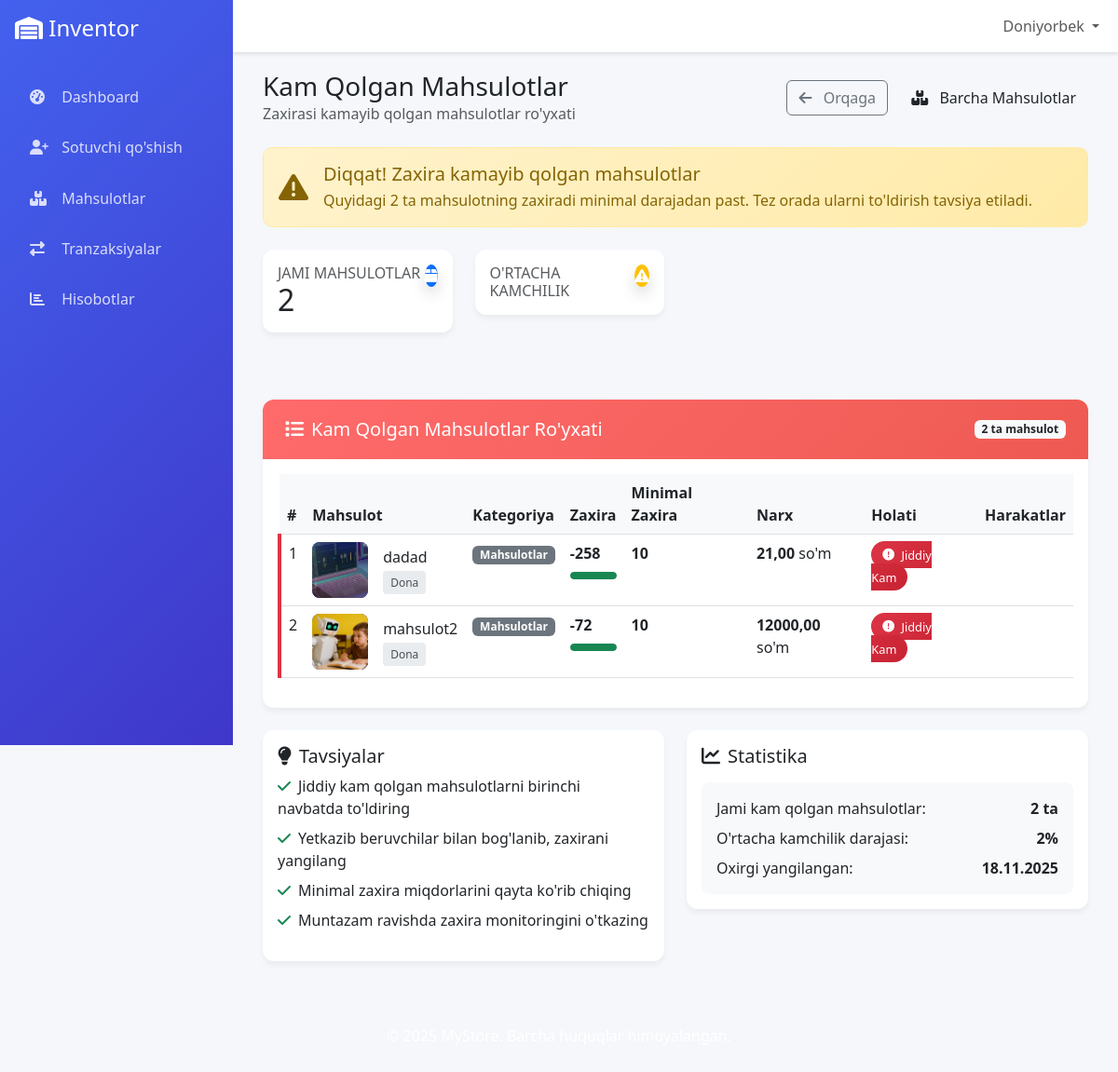
The page /products/statistics/low-stock/ (signed in) on the database its author committed.
### products/models.py (models this page shows, shortened)
class Product(models.Model):
    UNIT_CHOICES = (
        ('kg', 'kg'),
        ('box', 'Karopka'),
        ('l', 'Litr'),
        ('m', 'Metr'),
        ('ton', 'Tonna'),
        ('piece', 'Dona'),
        ('pack', 'Pochka'),
    )
    name = models.CharField(max_length=100)
    category = models.ForeignKey(Category, on_delete=models.CASCADE, related_name="products")
    description = models.TextField(blank=True)
    price = models.DecimalField(max_digits=10, decimal_places=2)
    image = models.ImageField(upload_to='products/', null=True, blank=True)
    min_stock = models.IntegerField(default=0)
    stock_quantity = models.IntegerField(default=0)
    unit = models.CharField(max_length=10, choices=UNIT_CHOICES, default='piece')
    created_at = models.DateTimeField(auto_now_add=True)
    updated_at = models.DateTimeField(auto_now=True)
    supplier = models.ForeignKey('inventor.Supplier', on_delete=models.SET_NULL, null=True, blank=True)
    warehouse = models.ForeignKey('inventor.Warehouse', on_delete=models.CASCADE, null=True, blank=True)
    class Meta:
        ordering = ['name']

class Category(models.Model):
    name = models.CharField(max_length=100, unique=True)
    description = models.TextField(blank=True)

### products/views.py (the view)
# urls.py: path('statistics/low-stock/', views.low_stock_products, name='low_stock_products'),
@login_required
def low_stock_products(request):
    products = Product.objects.all()
    try:
        role = request.user.userrole.role
        warehouse = request.user.userrole.warehouse
        if role == 'WAREHOUSE_MANAGER':
            products = products.filter(warehouse=warehouse, stock_quantity__lte=F('min_stock'))
        elif role == 'SELLER':
            products = products.filter(warehouse=warehouse, stock_quantity__gt=0)
    except:
        pass
    return render(request, 'products/low_stock.html', {'products': products})

### templates/products/low_stock.html (shortened to what this page needs)
{% extends 'base.html' %}
{% load static %}
{% load math_filters %}
{% block content %}
<div class="container-fluid">
    <div class="d-flex justify-content-between align-items-center mb-4">
        <div>
            <h1 class="h3 mb-0">Kam Qolgan Mahsulotlar</h1>
            <p class="text-muted mb-0">Zaxirasi kamayib qolgan mahsulotlar ro'yxati</p>
        </div>
        <div>
            <a href="{% url 'users:warehouse_manager_dashboard' %}" class="btn btn-outline-secondary me-2">
                <i class="fas fa-arrow-left me-2"></i> Orqaga
            </a>
            <a href="{% url 'products:product_list' %}" class="btn btn-primary-custom">
                <i class="fas fa-boxes me-2"></i> Barcha Mahsulotlar
            </a>
        </div>
    </div>
    {% if products %}
    <div class="alert alert-warning-custom d-flex align-items-center mb-4">
        <i class="fas fa-exclamation-triangle fa-2x me-3"></i>
        <div>
            <h5 class="alert-heading mb-1">Diqqat! Zaxira kamayib qolgan mahsulotlar</h5>
            <p class="mb-0">Quyidagi {{ products|length }} ta mahsulotning zaxiradi minimal darajadan past. Tez orada ularni to'ldirish tavsiya etiladi.</p>
        </div>
    </div>
    {% endif %}
    <div class="row mb-4">
        <div class="col-xl-3 col-md-6 mb-4">
            <div class="card card-custom">
                <div class="card-body">
                    <div class="d-flex justify-content-between">
                        <div>
                            <h6 class="card-title text-uppercase text-muted mb-0">Jami Mahsulotlar</h6>
                            <span class="h2 font-weight-bold mb-0">{{ products|length }}</span>
                        </div>
                        <div class="col-auto">
                            <div class="icon-shape bg-primary text-white rounded-circle shadow">
                                <i class="fas fa-box"></i>
                            </div>
                        </div>
                    </div>
                </div>
            </div>
        </div>
        <div class="col-xl-3 col-md-6 mb-4">
            <div class="card card-custom">
                <div class="card-body">
                    <div class="d-flex justify-content-between">
                        <div>
                            <h6 class="card-title text-uppercase text-muted mb-0">O'rtacha Kamchilik</h6>
                        </div>
                        <div class="col-auto">
                            <div class="icon-shape bg-warning text-white rounded-circle shadow">
                                <i class="fas fa-exclamation-triangle"></i>
                            </div>
                        </div>
                    </div>
                </div>
            </div>
        </div>
    </div>
    <div class="card card-custom">
        <div class="card-header card-header-custom d-flex justify-content-between align-items-center">
            <h5 class="mb-0"><i class="fas fa-list me-2"></i>Kam Qolgan Mahsulotlar Ro'yxati</h5>
            <span class="badge bg-light text-dark">{{ products|length }} ta mahsulot</span>
        </div>
        <div class="card-body">
            {% if products %}
            <div class="table-responsive">
                <table class="table table-hover">
                    <thead>
                        <tr>
                            <th>#</th>
                            <th>Mahsulot</th>
                            <th>Kategoriya</th>
                            <th>Zaxira</th>
                            <th>Minimal Zaxira</th>
                            <th>Narx</th>
                            <th>Holati</th>
                            <th>Harakatlar</th>
                        </tr>
                    </thead>
                    <tbody>
                        {% for product in products %}
                        <tr class="{% if product.stock_quantity <= product.min_stock|divisibleby:2 %}critical-row{% else %}warning-row{% endif %}">
                            <td>{{ forloop.counter }}</td>
                            <td>
                                <div class="d-flex align-items-center">
                                    <div class="product-image me-3">
                                        {% if product.image %}
                                            <img src="{{ product.image.url }}" alt="{{ product.name }}">
                                        {% else %}
                                            {{ product.name|slice:":1"|upper }}
                                        {% endif %}
                                    </div>
                                    <div>
                                        <h6 class="mb-0">{{ product.name }}</h6>
                                        <div class="mt-1">
                                            <span class="unit-badge">{{ product.get_unit_display }}</span>
                                        </div>
                                    </div>
                                </div>
                            </td>
                            <td>
                                {% if product.category %}
                                    <span class="badge bg-secondary">{{ product.category.name }}</span>
                                {% else %}
                                    <span class="text-muted">Kategoriya yo'q</span>
                                {% endif %}
                            </td>
                            <td>
                                <strong>{{ product.stock_quantity }}</strong>
                                <div class="stock-progress">
                                    {% with percentage=product.stock_quantity|divisibleby:product.min_stock|default:100 %}
                                    <div class="stock-progress-bar
                                        {% if percentage <= 25 %}bg-danger
                                        {% elif percentage <= 50 %}bg-warning
                                        {% else %}bg-success{% endif %}"
                                        style="width: {% widthratio product.stock_quantity product.min_stock 100 %}%">
                                    </div>
                                    {% endwith %}
                                </div>
                            </td>
                            <td>
                                <strong>{{ product.min_stock }}</strong>
                            </td>
                            <td>
                                <strong>{{ product.price }}</strong> so'm
                            </td>
                            <td>
                                {% if product.stock_quantity == 0 %}
                                    <span class="badge-critical">
                                        <i class="fas fa-times-circle me-1"></i> Tugagan
                                    </span>
                                {% elif product.stock_quantity <= product.min_stock|divisibleby:2 %}
                                    <span class="badge-critical">
                                        <i class="fas fa-exclamation-circle me-1"></i> Jiddiy Kam
                                    </span>
                                {% else %}
                                    <span class="badge-warning">
                                        <i class="fas fa-exclamation-triangle me-1"></i> Kam
                                    </span>
                                {% endif %}
                            </td>
                            <td>
                            </td>
                        </tr>
                        {% endfor %}
                    </tbody>
                </table>
            </div>
            {% endif %}
        </div>
    </div>
    {% if products %}
    <div class="row mt-4">
        <div class="col-md-6">
            <div class="card card-custom">
                <div class="card-body">
                    <h5 class="card-title"><i class="fas fa-lightbulb me-2"></i>Tavsiyalar</h5>
                    <ul class="list-unstyled">
                        <li class="mb-2"><i class="fas fa-check text-success me-2"></i>Jiddiy kam qolgan mahsulotlarni birinchi navbatda to'ldiring</li>
                        <li class="mb-2"><i class="fas fa-check text-success me-2"></i>Yetkazib beruvchilar bilan bog'lanib, zaxirani yangilang</li>
                        <li class="mb-2"><i class="fas fa-check text-success me-2"></i>Minimal zaxira miqdorlarini qayta ko'rib chiqing</li>
                        <li class="mb-2"><i class="fas fa-check text-success me-2"></i>Muntazam ravishda zaxira monitoringini o'tkazing</li>
                    </ul>
                </div>
            </div>
        </div>
        <div class="col-md-6">
            <div class="card card-custom">
                <div class="card-body">
                    <h5 class="card-title"><i class="fas fa-chart-line me-2"></i>Statistika</h5>
                    <div class="stock-info">
                        <div class="d-flex justify-content-between mb-2">
                            <span>Jami kam qolgan mahsulotlar:</span>
                            <strong>{{ products|length }} ta</strong>
                        </div>
                        <div class="d-flex justify-content-between mb-2">
                            <span>O'rtacha kamchilik darajasi:</span>
                            <strong>
                                {% with total=products|length %}
                                    {{ total }}%
                                {% endwith %}
                            </strong>
                        </div>
                        <div class="d-flex justify-content-between">
                            <span>Oxirgi yangilangan:</span>
                            <strong>
                                {% if products %}
                                    {{ products.0.updated_at|date:"d.m.Y" }}
                                {% else %}
                                    N/A
                                {% endif %}
                            </strong>
                        </div>
                    </div>
                </div>
            </div>
        </div>
    </div>
    {% endif %}
</div>
{% endblock %}

### templates/includes/header.html (shortened to what this page needs)
<div class="sidebar">
    <div class="p-3">
        <h4 class="text-white mb-0">
            <i class="fas fa-warehouse"></i>
            <span class="sidebar-brand-text">Inventor</span>
        </h4>
    </div>
    <nav class="nav flex-column p-3">
        {% if user.is_authenticated %}
            {% if user.userrole.role == 'ADMIN' %}
                <a class="nav-link {% if request.resolver_match.url_name == 'admin_dashboard' %}active{% endif %}" href="{% url 'users:admin_dashboard' %}">
                    <i class="fas fa-tachometer-alt"></i>
                    <span>Boshqaruv paneli</span>
                </a>
                <a class="nav-link" href="{% url 'users:create_warehouse_manager' %}">
                    <i class="fas fa-user-plus"></i>
                    <span>Ombor qo'shish</span>
                </a>
                <a class="nav-link" href="{% url 'users:payment_management' %}">
                    <i class="fas fa-money-bill-wave"></i>
                    <span>To'lovlar</span>
                </a>
            {% elif user.userrole.role == 'WAREHOUSE_MANAGER' %}
                <a class="nav-link {% if request.resolver_match.url_name == 'warehouse_manager_dashboard' %}active{% endif %}" href="{% url 'users:warehouse_manager_dashboard' %}">
                    <i class="fas fa-tachometer-alt"></i>
                    <span>Dashboard</span>
                </a>
                <a class="nav-link" href="{% url 'users:create_seller' %}">
                    <i class="fas fa-user-plus"></i>
                    <span>Sotuvchi qo'shish</span>
                </a>
            {% elif user.userrole.role == 'SELLER' %}
                <a class="nav-link {% if request.resolver_match.url_name == 'seller_dashboard' %}active{% endif %}" href="{% url 'users:seller_dashboard' %}">
                    <i class="fas fa-tachometer-alt"></i>
                    <span>Dashboard</span>
                </a>
            {% endif %}
            <a class="nav-link" href="{% url 'products:product_list' %}">
                <i class="fas fa-boxes"></i>
                <span>Mahsulotlar</span>
            </a>
            <a class="nav-link" href="{% url 'inventor:transaction_history' %}">
                <i class="fas fa-exchange-alt"></i>
                <span>Tranzaksiyalar</span>
            </a>
            {% if user.userrole.role == 'WAREHOUSE_MANAGER' %}
            <a class="nav-link" href="{% url 'inventor:report_list' %}">
                <i class="fas fa-chart-bar"></i>
                <span>Hisobotlar</span>
            </a>
            {% endif %}
        {% endif %}
    </nav>
</div>
<nav class="navbar navbar-expand-lg navbar-custom">
    <div class="container-fluid">
        <div class="collapse navbar-collapse" id="navbarContent">
            <ul class="navbar-nav ms-auto mb-2 mb-lg-0">
                {% if user.is_authenticated %}
                    <li class="nav-item dropdown">
                        <a class="nav-link dropdown-toggle" href="#" id="navbarDropdown" role="button" data-bs-toggle="dropdown">
                            {{ user.username }}
                        </a>
                    </li>
                {% else %}
                    <li class="nav-item">
                        <a class="nav-link" href="{% url 'users:login' %}">Kirish</a>
                    </li>
                {% endif %}
            </ul>
        </div>
    </div>
</nav>

### rows shown on the page
Product: image (picture), name "dadad", unit "Dona", category.name "Mahsulotlar", stock_quantity "-258", min_stock "10", price "21,00", shows "Jiddiy Kam", updated_at "18.11.2025"
Product: image (picture), name "mahsulot2", unit "Dona", category.name "Mahsulotlar", stock_quantity "-72", min_stock "10", price "12000,00", shows "Jiddiy Kam"

### other values the page prints
{{ user.username }} "Doniyorbek"
{{ products|length }} "2"
{{ total }} "2"
